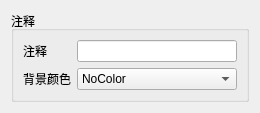
<?xml version="1.0" encoding="UTF-8"?>
<ui version="4.0">
 <class>Form</class>
 <widget class="QWidget" name="Form">
  <property name="geometry">
   <rect>
    <x>0</x>
    <y>0</y>
    <width>260</width>
    <height>96</height>
   </rect>
  </property>
  <property name="windowTitle">
   <string>Form</string>
  </property>
  <layout class="QGridLayout" name="gridLayout">
   <item row="0" column="0">
    <widget class="QGroupBox" name="groupBoxComment">
     <property name="title">
      <string>注释</string>
     </property>
     <layout class="QFormLayout" name="formLayout_2">
      <item row="0" column="0">
       <widget class="QLabel" name="labelComment">
        <property name="text">
         <string>注释</string>
        </property>
       </widget>
      </item>
      <item row="0" column="1">
       <widget class="QLineEdit" name="lineEditComment"/>
      </item>
      <item row="1" column="0">
       <widget class="QLabel" name="labelColor">
        <property name="text">
         <string>背景颜色</string>
        </property>
       </widget>
      </item>
      <item row="1" column="1">
       <widget class="QComboBox" name="comboBoxColor">
        <item>
         <property name="text">
          <string>NoColor</string>
         </property>
        </item>
        <item>
         <property name="text">
          <string>Red</string>
         </property>
        </item>
        <item>
         <property name="text">
          <string>Yellow</string>
         </property>
        </item>
        <item>
         <property name="text">
          <string>Blue</string>
         </property>
        </item>
       </widget>
      </item>
     </layout>
    </widget>
   </item>
  </layout>
 </widget>
 <resources/>
 <connections/>
</ui>
